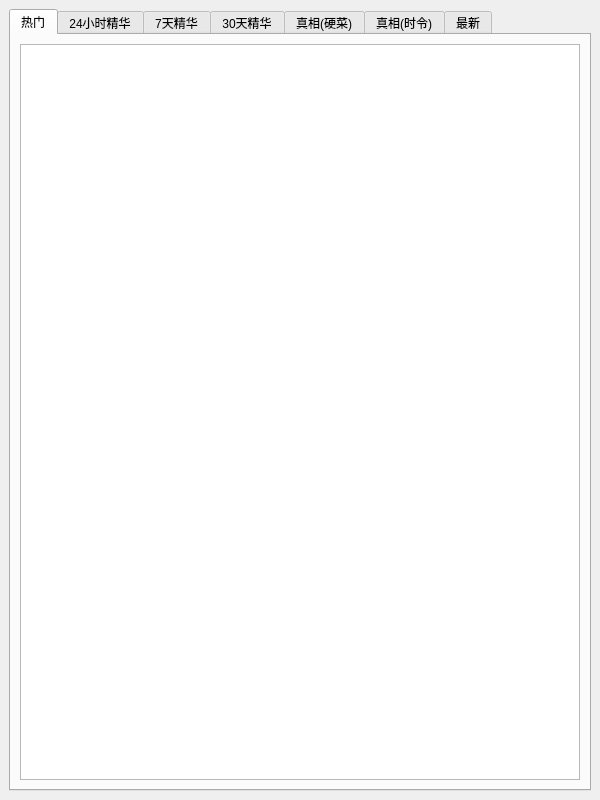
<?xml version="1.0" encoding="UTF-8"?>
<ui version="4.0">
 <class>MainWindow</class>
 <widget class="QMainWindow" name="MainWindow">
  <property name="geometry">
   <rect>
    <x>0</x>
    <y>0</y>
    <width>600</width>
    <height>800</height>
   </rect>
  </property>
  <property name="minimumSize">
   <size>
    <width>600</width>
    <height>800</height>
   </size>
  </property>
  <property name="maximumSize">
   <size>
    <width>600</width>
    <height>800</height>
   </size>
  </property>
  <property name="windowTitle">
   <string>QB0.3</string>
  </property>
  <widget class="QWidget" name="centralWidget">
   <layout class="QHBoxLayout" name="horizontalLayout">
    <item>
     <widget class="QTabWidget" name="tabWidget">
      <property name="currentIndex">
       <number>0</number>
      </property>
      <widget class="QWidget" name="tab_1">
       <attribute name="title">
        <string>热门</string>
       </attribute>
       <layout class="QHBoxLayout" name="horizontalLayout_2">
        <item>
         <widget class="QTextEdit" name="textEdit_1">
          <property name="readOnly">
           <bool>true</bool>
          </property>
         </widget>
        </item>
       </layout>
      </widget>
      <widget class="QWidget" name="tab_2">
       <attribute name="title">
        <string>24小时精华</string>
       </attribute>
       <layout class="QHBoxLayout" name="horizontalLayout_3">
        <item>
         <widget class="QTextEdit" name="textEdit_2">
          <property name="readOnly">
           <bool>true</bool>
          </property>
         </widget>
        </item>
       </layout>
      </widget>
      <widget class="QWidget" name="tab_3">
       <attribute name="title">
        <string>7天精华</string>
       </attribute>
       <layout class="QHBoxLayout" name="horizontalLayout_4">
        <item>
         <widget class="QTextEdit" name="textEdit_3">
          <property name="readOnly">
           <bool>true</bool>
          </property>
         </widget>
        </item>
       </layout>
      </widget>
      <widget class="QWidget" name="tab_4">
       <attribute name="title">
        <string>30天精华</string>
       </attribute>
       <layout class="QHBoxLayout" name="horizontalLayout_5">
        <item>
         <widget class="QTextEdit" name="textEdit_4">
          <property name="readOnly">
           <bool>true</bool>
          </property>
         </widget>
        </item>
       </layout>
      </widget>
      <widget class="QWidget" name="tab_5">
       <attribute name="title">
        <string>真相(硬菜)</string>
       </attribute>
       <layout class="QHBoxLayout" name="horizontalLayout_6">
        <item>
         <widget class="QTextEdit" name="textEdit_5">
          <property name="readOnly">
           <bool>true</bool>
          </property>
         </widget>
        </item>
       </layout>
      </widget>
      <widget class="QWidget" name="tab_6">
       <attribute name="title">
        <string>真相(时令)</string>
       </attribute>
       <layout class="QHBoxLayout" name="horizontalLayout_7">
        <item>
         <widget class="QTextEdit" name="textEdit_6">
          <property name="readOnly">
           <bool>true</bool>
          </property>
         </widget>
        </item>
       </layout>
      </widget>
      <widget class="QWidget" name="tab_7">
       <attribute name="title">
        <string>最新</string>
       </attribute>
       <layout class="QHBoxLayout" name="horizontalLayout_8">
        <item>
         <widget class="QTextEdit" name="textEdit_7">
          <property name="readOnly">
           <bool>true</bool>
          </property>
         </widget>
        </item>
       </layout>
      </widget>
     </widget>
    </item>
   </layout>
  </widget>
 </widget>
 <resources/>
 <connections/>
</ui>
